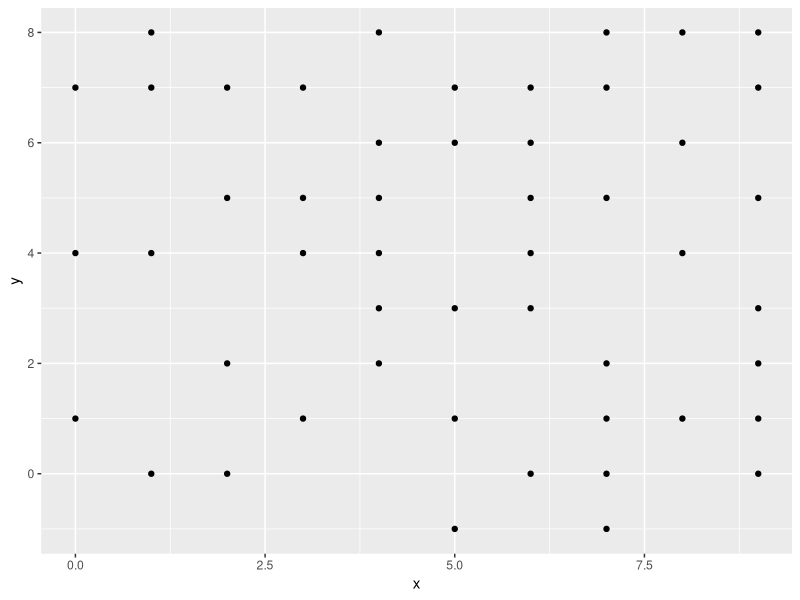

R code for this plot: (Note: this script raises an error after producing the figure.)
# Databricks notebook source
# MAGIC %md https://adventofcode.com/2019/day/10

# COMMAND ----------

library(tidyverse)

# COMMAND ----------

input <- "#.#................#..............#......#......
.......##..#..#....#.#.....##...#.........#.#...
.#...............#....#.##......................
......#..####.........#....#.......#..#.....#...
.....#............#......#................#.#...
....##...#.#.#.#.............#..#.#.......#.....
..#.#.........#....#..#.#.........####..........
....#...#.#...####..#..#..#.....#...............
.............#......#..........#...........#....
......#.#.........#...............#.............
..#......#..#.....##...##.....#....#.#......#...
...#.......##.........#.#..#......#........#.#..
#.............#..........#....#.#.....#.........
#......#.#................#.......#..#.#........
#..#.#.....#.....###..#.................#..#....
...............................#..........#.....
###.#.....#.....#.............#.......#....#....
.#.....#.........#.....#....#...................
........#....................#..#...............
.....#...#.##......#............#......#.....#..
..#..#..............#..#..#.##........#.........
..#.#...#.......#....##...#........#...#.#....#.
.....#.#..####...........#.##....#....#......#..
.....#..#..##...............................#...
.#....#..#......#.#............#........##...#..
.......#.....................#..#....#.....#....
#......#..###...........#.#....#......#.........
..............#..#.#...#.......#..#.#...#......#
.......#...........#.....#...#.............#.#..
..##..##.............#........#........#........
......#.............##..#.........#...#.#.#.....
#........#.........#...#.....#................#.
...#.#...........#.....#.........#......##......
..#..#...........#..........#...................
.........#..#.......................#.#.........
......#.#.#.....#...........#...............#...
......#.##...........#....#............#........
#...........##.#.#........##...........##.......
......#....#..#.......#.....#.#.......#.##......
.#....#......#..............#.......#...........
......##.#..........#..................#........
......##.##...#..#........#............#........
..#.....#.................###...#.....###.#..#..
....##...............#....#..................#..
.....#................#.#.#.......#..........#..
#........................#.##..........#....##..
.#.........#.#.#...#...#....#........#..#.......
...#..#.#......................#...............#
"

# COMMAND ----------

# input <- ".#..#
# .....
# #####
# ....#
# ...##
# "

# COMMAND ----------

input <- ".#..#..###
####.###.#
....###.#.
..###.##.#
##.##.#.#.
....###..#
..#.#..#.#
#..#.#.###
.##...##.#
.....#.#..
"

# COMMAND ----------

asteroids_str <- read_lines(input)

# COMMAND ----------

asteroids <-
  asteroids_str %>%
  str_c(collapse = "") %>%
  str_split('') %>%
  unlist() %>%
  matrix(ncol = nchar(asteroids_str[[1]]), byrow = TRUE)
asteroids

# COMMAND ----------

coords <-
  which(asteroids == "#", arr.ind = TRUE) %>%
  as_tibble() %>%
  transmute(x = col - 1, y = nrow(asteroids) - row - 1)

# COMMAND ----------

ggplot(coords, aes(x, y)) + geom_point()

# COMMAND ----------

result <-
  crossing(a=coords, b=coords) %>%
  as.list() %>%
  bind_cols() %>%
  #filter(!(x == x1 & y == y1)) %>%
  mutate(
    slope = (y - y1) / (x - x1),
    quadrant = 1 + (y1 < y) + (x1 < x) + (y1 >= y & x1 < x),
    d = (x - x1)^2 + (y - y1)^2
  ) %>%
  group_by(x, y, slope, quadrant) %>%
  arrange(d) %>%
  slice(1) %>%
  ungroup() %>%
  count(x, y) %>%
  arrange(desc(n))
result

# COMMAND ----------

a=crossing(a=coords, b=coords) %>%
  as.list() %>%
  bind_cols() %>%
  #filter(!(x == x1 & y == y1)) %>%
  mutate(
    slope = (y - y1) / (x - x1),
    d = (x - x1)^2 + (y - y1)^2
  ) %>% 
  filter(x == 6, y == 3)
display(a)

# COMMAND ----------

a %>% group_by(slope) %>% filter(n() > 1) %>%
ggplot(aes(x1, y1, col = factor(slope))) + geom_point() + annotate("point", x = 6, y = 3)

# COMMAND ----------

ggplot(result, aes(x, y, label = n)) + geom_point() + geom_label()

# COMMAND ----------

result$n[[1]]
#> 303

# COMMAND ----------

# MAGIC %md ### Tests

# COMMAND ----------

find_max_asteroids <- function(asteroids_str) {
  asteroids_str <- read_lines(asteroids_str)
  asteroids <-
    asteroids_str %>%
    str_c(collapse = "") %>%
    str_split('') %>%
    unlist() %>%
    matrix(ncol = nchar(asteroids_str[[1]]), byrow = TRUE)
  
  coords <-
    which(asteroids == "#", arr.ind = TRUE) %>%
    as_tibble() %>%
    transmute(x = col - 1, y = nrow(asteroids) - row - 1)
  
  result <-
    crossing(a=coords, b=coords) %>%
    as.list() %>%
    bind_cols() %>%
    # filter(!(x == x1 & y == y1)) %>%
    mutate(
      slope = (y - y1) / (x - x1),
      d = (x - x1)^2 + (y - y1)^2
    ) %>%
    group_by(x, y, slope) %>%
    arrange(d) %>%
    slice(1) %>%
    ungroup() %>%
    count(x, y) %>%
    arrange(desc(n))
  result
  
  lst(answer = result$n[[1]], result = result, p = ggplot(result, aes(x, y, label = n)) + geom_point() + geom_label())
}

# COMMAND ----------

library(testthat)

# COMMAND ----------

test_that("example map 1 works", expect_equal(find_max_asteroids("......#.#.
#..#.#....
..#######.
.#.#.###..
.#..#.....
..#....#.#
#..#....#.
.##.#..###
##...#..#.
.#....####
")$answer,
  33
))

test_that("example map 2 works", expect_equal(find_max_asteroids("#.#...#.#.
.###....#.
.#....#...
##.#.#.#.#
....#.#.#.
.##..###.#
..#...##..
..##....##
......#...
.####.###.
")$answer,
  35
))

# COMMAND ----------

test_that("example maps work", {
  expect_equal(find_max_asteroids("......#.#.
#..#.#....
..#######.
.#.#.###..
.#..#.....
..#....#.#
#..#....#.
.##.#..###
##...#..#.
.#....####
")$answer,
  33
)
  expect_equal(
    find_max_asteroids("#.#...#.#.
.###....#.
.#....#...
##.#.#.#.#
....#.#.#.
.##..###.#
..#...##..
..##....##
......#...
.####.###.
")$answer,
    35
  )
  expect_equal(
    find_max_asteroids(".#..#..###
####.###.#
....###.#.
..###.##.#
##.##.#.#.
....###..#
..#.#..#.#
#..#.#.###
.##...##.#
.....#.#..
")$answer,
    41
  )
  expect_equal(
    find_max_asteroids(".#..##.###...#######
##.############..##.
.#.######.########.#
.###.#######.####.#.
#####.##.#.##.###.##
..#####..#.#########
####################
#.####....###.#.#.##
##.#################
#####.##.###..####..
..######..##.#######
####.##.####...##..#
.#####..#.######.###
##...#.##########...
#.##########.#######
.####.#.###.###.#.##
....##.##.###..#####
.#.#.###########.###
#.#.#.#####.####.###
###.##.####.##.#..##
")$answer,
    210
  )
})

# COMMAND ----------

find_max_asteroids("......#.#.
#..#.#....
..#######.
.#.#.###..
.#..#.....
..#....#.#
#..#....#.
.##.#..###
##...#..#.
.#....####
")$answer

# COMMAND ----------

# This should be 41
find_max_asteroids(".#..#..###
####.###.#
....###.#.
..###.##.#
##.##.#.#.
....###..#
..#.#..#.#
#..#.#.###
.##...##.#
.....#.#..
")

# COMMAND ----------

find_max_asteroids("#.#...#.#.
.###....#.
.#....#...
##.#.#.#.#
....#.#.#.
.##..###.#
..#...##..
..##....##
......#...
.####.###.
")$answer
